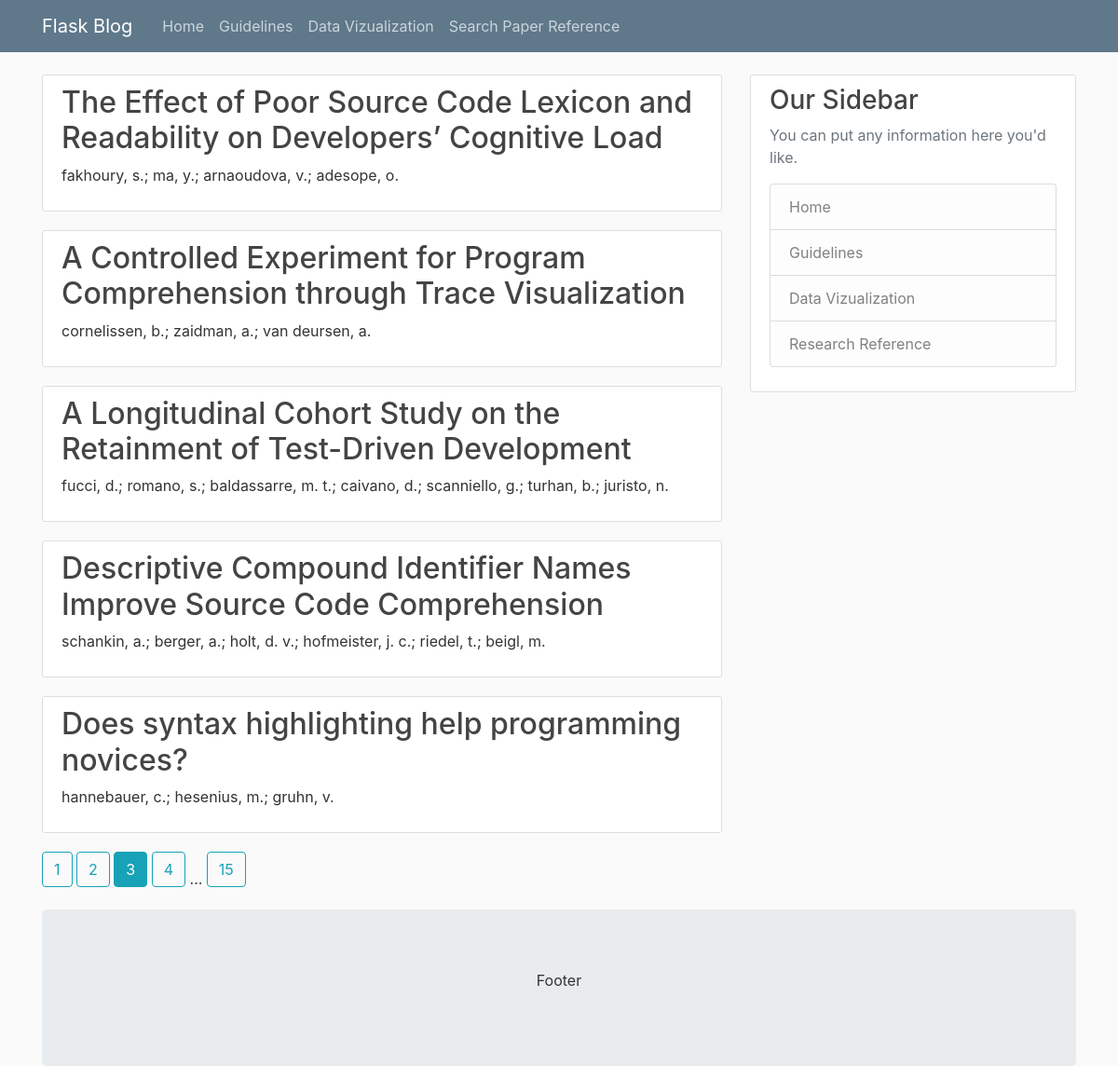
The app's page /search?page=3 with its own data.
### flaskblog/models.py (models this page shows)
class Publication(db.Model):
    pub_id = db.Column(db.Integer, primary_key=True)
    title = db.Column(db.String(200), nullable=False)
    year = db.Column(db.Integer, nullable=False)
    venue = db.Column(db.String(20), nullable=False)
    authors = db.Column(db.String(200), nullable=False)
    experiments = db.relationship("Experiment", backref="exp_pub", lazy=True)

### flaskblog/finder/routes.py (the view)
@ finder.route("/search")
def search():
    page = request.args.get('page', 1, type=int)
    pubs = Publication.query.order_by(
        Publication.year.desc()).paginate(page=page, per_page=5)
    return render_template('research.html', pubs=pubs)

### flaskblog/templates/research.html
{% extends "layout.html" %}
{% block content %}
    {% for post in pubs.items %}
        <article class="media content-section">
          <div class="media-body">
            <h2><a class="article-title" href="{{ url_for('finder.details', pub_id=post.pub_id) }}">{{ post.title }}</a></h2>
            <p class="article-content">{{ post.authors }}</p>
          </div>
        </article>
    {% endfor %}
    {% for page_num in pubs.iter_pages(left_edge=1, right_edge=1, left_current=1, right_current=2) %}
      {% if page_num %}
        {% if pubs.page == page_num %}
          <a class="btn btn-info mb-4" href="{{ url_for('finder.search', page=page_num) }}">{{ page_num }}</a>
        {% else %}
          <a class="btn btn-outline-info mb-4" href="{{ url_for('finder.search', page=page_num) }}">{{ page_num }}</a>
        {% endif %}
      {% else %}
        ...
      {% endif %}
    {% endfor %}
{% endblock content %}

### flaskblog/static/main.css (style rules this page uses)
body { background: #fafafa; color: #333333; margin-top: 5rem; }
h1, h2, h3, h4, h5, h6 { color: #444444; }
.content-section { background: #ffffff; padding: 10px 20px; border: 1px solid #dddddd; border-radius: 3px; margin-bottom: 20px; }
.article-title { color: #444444; }
.article-content { white-space: pre-line; }

### records on screen
Publication: title "The Effect of Poor Source Code Lexicon and Readability on Developers’ Cognitive Load", authors "fakhoury, s.; ma, y.; arnaoudova, v.; adesope, o."
Publication: title "A Controlled Experiment for Program Comprehension through Trace Visualization", authors "cornelissen, b.; zaidman, a.; van deursen, a."
Publication: title "A Longitudinal Cohort Study on the Retainment of Test-Driven Development", authors "fucci, d.; romano, s.; baldassarre, m. t.; caivano, d.; scanniello, g.; turhan, b.; juristo, n."
Publication: title "Descriptive Compound Identifier Names Improve Source Code Comprehension", authors "schankin, a.; berger, a.; holt, d. v.; hofmeister, j. c.; riedel, t.; beigl, m."
Publication: title "Does syntax highlighting help programming novices?", authors "hannebauer, c.; hesenius, m.; gruhn, v."

### other values on screen
{{ page_num }} "1" "2" "4" "15"
{{ page_num }} "3"
